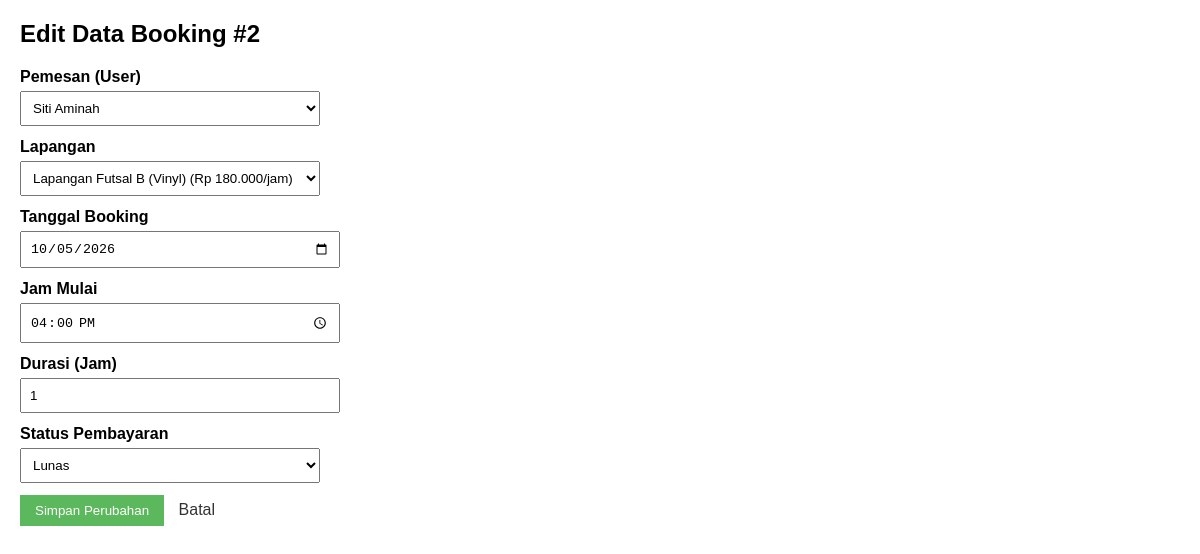
Screenshot of /edit_booking.php?id=2 with the database file from the repository.
### tables this page shows
CREATE TABLE `bookings` (
  `id` int(11) NOT NULL,
  `lapangan_id` int(11) NOT NULL,
  `user_id` int(11) NOT NULL,
  `tgl_booking` date NOT NULL,
  `jam_mulai` time NOT NULL,
  `durasi` int(11) NOT NULL COMMENT 'Durasi sewa dalam satuan jam',
  `total_harga` decimal(10,2) NOT NULL,
  `status_pembayaran` enum('pending','lunas','batal') DEFAULT 'pending'
);

CREATE TABLE `users` (
  `id` int(11) NOT NULL,
  `nama_lengkap` varchar(100) NOT NULL,
  `no_hp` varchar(15) NOT NULL,
  `email` varchar(100) NOT NULL
);

CREATE TABLE `lapangan` (
  `id` int(11) NOT NULL,
  `nama_lapangan` varchar(100) NOT NULL,
  `lokasi` varchar(255) NOT NULL,
  `harga_per_jam` decimal(10,2) NOT NULL
);

### edit_booking.php (the view, shortened to what this page needs)
<?php
require 'koneksi.php';
$id = intval($_GET['id']);
$query_booking = mysqli_query($conn, "SELECT * FROM bookings WHERE id = $id");
$data = mysqli_fetch_assoc($query_booking);
$users = mysqli_query($conn, "SELECT id, nama_lengkap FROM users");
$lapangan = mysqli_query($conn, "SELECT id, nama_lapangan, harga_per_jam FROM lapangan");
?>
<!DOCTYPE html>
<html lang="id">
<head>
</head>
<body>
    <h2>Edit Data Booking #<?= $data['id'] ?></h2>
    <form method="POST" action="">
        <div class="form-group">
            <label>Pemesan (User)</label>
            <select name="user_id" required>
                <?php while ($u = mysqli_fetch_assoc($users)): ?>
                    <option value="<?= $u['id'] ?>" <?= ($u['id'] == $data['user_id']) ? 'selected' : '' ?>>
                        <?= htmlspecialchars($u['nama_lengkap']) ?>
                    </option>
                <?php endwhile; ?>
            </select>
        </div>
        <div class="form-group">
            <label>Lapangan</label>
            <select name="lapangan_id" required>
                <?php while ($l = mysqli_fetch_assoc($lapangan)): ?>
                    <option value="<?= $l['id'] ?>" <?= ($l['id'] == $data['lapangan_id']) ? 'selected' : '' ?>>
                        <?= htmlspecialchars($l['nama_lapangan']) ?> (Rp
                    </option>
                <?php endwhile; ?>
            </select>
        </div>
        <div class="form-group">
            <label>Tanggal Booking</label>
            <input type="date" name="tgl_booking" value="<?= $data['tgl_booking'] ?>" required>
        </div>
        <div class="form-group">
            <label>Jam Mulai</label>
            <input type="time" name="jam_mulai" value="<?= $data['jam_mulai'] ?>" required>
        </div>
        <div class="form-group">
            <label>Durasi (Jam)</label>
            <input type="number" name="durasi" min="1" max="12" value="<?= $data['durasi'] ?>" required>
        </div>
        <div class="form-group">
            <label>Status Pembayaran</label>
            <select name="status_pembayaran" required>
                <option value="lunas" <?= ($data['status_pembayaran'] == 'lunas') ? 'selected' : '' ?>>Lunas</option>
            </select>
        </div>
        <button type="submit" name="submit">Simpan Perubahan</button>
        <a href="admin.php">Batal</a>
    </form>
</body>
</html>

### edit_booking.php (style rules this page uses)
body { font-family: Arial, sans-serif; margin: 20px; }
.form-group { margin-bottom: 12px; }
label { display: block; margin-bottom: 5px; font-weight: bold; }
input, select { padding: 8px; width: 300px; }
button { padding: 8px 15px; background-color: #5cb85c; color: white; border: none; cursor: pointer; }
a { margin-left: 10px; text-decoration: none; color: #333; }

### rows the page displays
bookings: id "2", user_id "Siti Aminah", lapangan_id "Lapangan Futsal B (Vinyl) (Rp 180.000/jam)", tgl_booking "10/05/2026", jam_mulai "16:00:00", durasi "1", status_pembayaran "Lunas"
